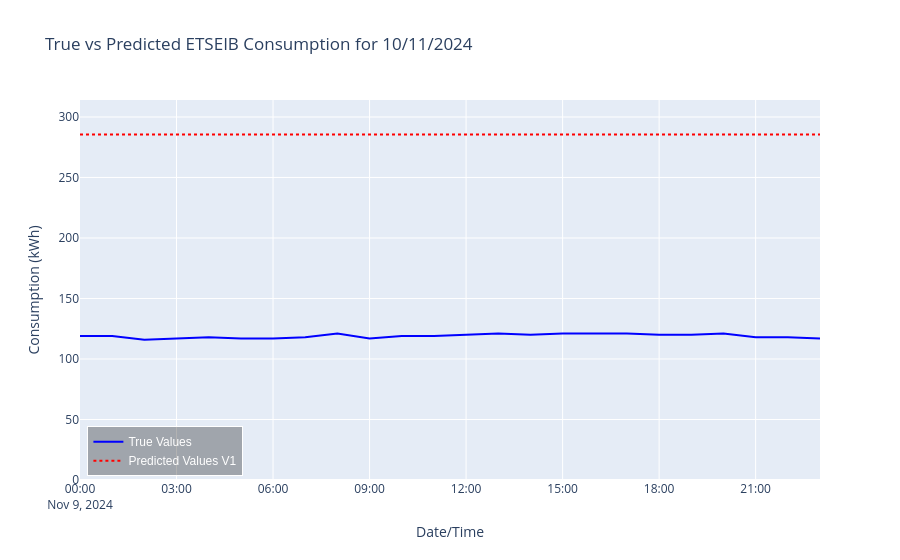

Notebook source saved alongside this figure:
### Code cell
from sklearn.feature_selection import RFE


import plotly.graph_objects as go

# Create the figure
fig = go.Figure()

# Add the trace for the actual consumption (True Values)
fig.add_trace(go.Scatter(x=input_data.index, y=real_etseib_consumption, mode='lines', name='True Values',
                         line=dict(color='blue', width=2)))

# Add the trace for the predicted consumption (Predicted Values)
fig.add_trace(go.Scatter(x=input_data.index, y=y_predict, mode='lines', name='Predicted Values V1',
                         line=dict(color='red', width=2, dash='dot')))  # 'dot' for less separated dashes



# Update layout for a more beautiful plot
fig.update_layout(
    title='True vs Predicted ETSEIB Consumption for 10/11/2024',
    xaxis_title='Date/Time',
    yaxis_title='Consumption (kWh)',
    yaxis=dict(range=[0, max(max(real_etseib_consumption), max(y_predict)) * 1.1]),
    template='plotly',  # dark theme, can change to 'plotly' for light theme
    hovermode='x unified',  # hover over to show values for both lines at a time
    legend=dict(
        x=0.01, y=0.01,  # position of legend
        traceorder='normal',
        font=dict(family="Arial", size=12, color="white"),
        bgcolor='rgba(0, 0, 0, 0.3)',
        bordercolor='white',
        borderwidth=1
    ),
)

# Show the plot
fig.show()

### Figure 1 — Plotly figure (JSON) as saved in the notebook; plotly's stock layout.template omitted (floating-point values rounded to 4 significant figures)
{"data": [{"line": {"color": "blue", "width": 2}, "mode": "lines", "name": "True Values", "type": "scatter", "x": ["2024-11-09T00:00:00", "2024-11-09T01:00:00", "2024-11-09T02:00:00", "2024-11-09T03:00:00", "2024-11-09T04:00:00", "2024-11-09T05:00:00", "2024-11-09T06:00:00", "2024-11-09T07:00:00", "2024-11-09T08:00:00", "2024-11-09T09:00:00", "2024-11-09T10:00:00", "2024-11-09T11:00:00", "2024-11-09T12:00:00", "2024-11-09T13:00:00", "2024-11-09T14:00:00", "2024-11-09T15:00:00", "2024-11-09T16:00:00", "2024-11-09T17:00:00", "2024-11-09T18:00:00", "2024-11-09T19:00:00", "2024-11-09T20:00:00", "2024-11-09T21:00:00", "2024-11-09T22:00:00", "2024-11-09T23:00:00"], "y": [119, 119, 116, 117, 118, 117, 117, 118, 121, 117, 119, 119, 120, 121, 120, 121, 121, 121, 120, 120, 121, 118, 118, 117]}, {"line": {"color": "red", "dash": "dot", "width": 2}, "mode": "lines", "name": "Predicted Values V1", "type": "scatter", "x": ["2024-11-09T00:00:00", "2024-11-09T01:00:00", "2024-11-09T02:00:00", "2024-11-09T03:00:00", "2024-11-09T04:00:00", "2024-11-09T05:00:00", "2024-11-09T06:00:00", "2024-11-09T07:00:00", "2024-11-09T08:00:00", "2024-11-09T09:00:00", "2024-11-09T10:00:00", "2024-11-09T11:00:00", "2024-11-09T12:00:00", "2024-11-09T13:00:00", "2024-11-09T14:00:00", "2024-11-09T15:00:00", "2024-11-09T16:00:00", "2024-11-09T17:00:00", "2024-11-09T18:00:00", "2024-11-09T19:00:00", "2024-11-09T20:00:00", "2024-11-09T21:00:00", "2024-11-09T22:00:00", "2024-11-09T23:00:00"], "y": [285.5, 285.5, 285.5, 285.5, 285.5, 285.5, 285.5, 285.5, 285.5, 285.5, 285.5, 285.5, 285.5, 285.5, 285.5, 285.5, 285.5, 285.5, 285.5, 285.5, 285.5, 285.5, 285.5, 285.5]}], "layout": {"hovermode": "x unified", "legend": {"bgcolor": "rgba(0, 0, 0, 0.3)", "bordercolor": "white", "borderwidth": 1, "font": {"color": "white", "family": "Arial", "size": 12}, "traceorder": "normal", "x": 0.01, "y": 0.01}, "title": {"text": "True vs Predicted ETSEIB Consumption for 10/11/2024"}, "xaxis": {"title": {"text": "Date/Time"}}, "yaxis": {"range": [0, 314.0], "title": {"text": "Consumption (kWh)"}}}}
